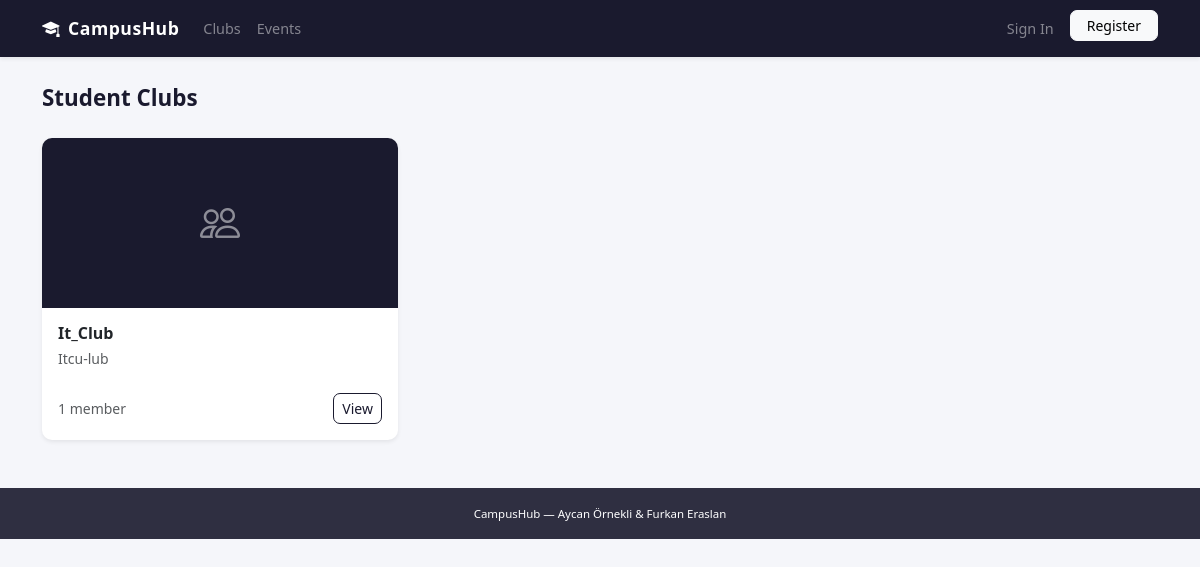
Page /clubs/ on the committed database.
### clubs/models.py (models this page shows, shortened)
class Club(models.Model):
    STATUS_CHOICES = [
        ('pending', 'Pending Approval'),
        ('approved', 'Approved'),
        ('rejected', 'Rejected'),
    ]
    name = models.CharField(max_length=200, unique=True)
    description = models.TextField()
    logo = models.ImageField(upload_to='club_logos/', blank=True, null=True)
    manager = models.ForeignKey(
        settings.AUTH_USER_MODEL,
        on_delete=models.CASCADE,
        related_name='managed_clubs'
    )
    members = models.ManyToManyField(
        settings.AUTH_USER_MODEL,
        related_name='joined_clubs',
        blank=True
    )
    status = models.CharField(max_length=20, choices=STATUS_CHOICES, default='pending')
    created_at = models.DateTimeField(auto_now_add=True)
    updated_at = models.DateTimeField(auto_now=True)
    class Meta:
        ordering = ['-created_at']
    def member_count(self):
        return self.members.count()

### clubs/views.py (the view)
# urls.py: path('', views.club_list_view, name='club_list'),
def club_list_view(request):
    clubs = Club.objects.filter(status='approved')
    return render(request, 'clubs/club_list.html', {'clubs': clubs})

### templates/clubs/club_list.html (shortened to what this page needs)
{% extends 'base.html' %}
{% block content %}
<div class="d-flex justify-content-between align-items-center mb-4">
  <span class="page-title">Student Clubs</span>
</div>
<div class="row g-4">
  {% for club in clubs %}
  <div class="col-md-4">
    <div class="card h-100 shadow-sm border-0">
      {% if club.logo %}
      <img src="{{ club.logo.url }}" class="card-img-top" style="height:170px;object-fit:cover;" alt="{{ club.name }}">
      {% else %}
      <div class="d-flex align-items-center justify-content-center" style="height:170px;background:#1a1a2e;border-radius:10px 10px 0 0;">
        <i class="bi bi-people text-white" style="font-size:2.5rem;opacity:0.5;"></i>
      </div>
      {% endif %}
      <div class="card-body d-flex flex-column">
        <h6 class="fw-semibold mb-1">{{ club.name }}</h6>
        <p class="text-muted small flex-grow-1">{{ club.description|truncatechars:90 }}</p>
        <div class="d-flex justify-content-between align-items-center mt-2">
          <small class="text-muted">{{ club.member_count }} member{{ club.member_count|pluralize }}</small>
          <a href="{% url 'club_detail' club.pk %}" class="btn btn-sm btn-outline-primary">View</a>
        </div>
      </div>
    </div>
  </div>
  {% empty %}
  <div class="col">
    <p class="text-muted">No clubs available yet.</p>
  </div>
  {% endfor %}
</div>
{% endblock %}

### static/css/style.css (style rules this page uses)
body { font-family: 'Segoe UI', system-ui, -apple-system, sans-serif; color: #1a1a2e; background-color: #f5f6fa; }
.card { border-radius: 10px; transition: box-shadow 0.18s ease; }
.btn { font-size: 0.875rem; font-weight: 500; border-radius: 7px; }
.btn-outline-primary { color: #1a1a2e; border-color: #1a1a2e; }
.page-title { font-size: 1.4rem; font-weight: 600; color: #1a1a2e; }

### rows in the picture
Club: name "It_Club", description "Itcu-lub", member_count "1"
